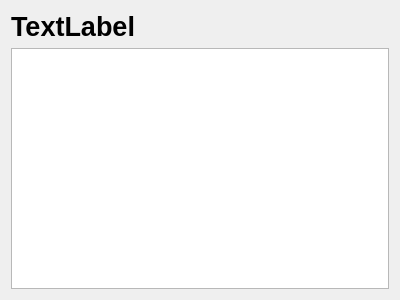
<?xml version="1.0" encoding="UTF-8"?>
<ui version="4.0">
 <class>DisplayIngredientView</class>
 <widget class="QDialog" name="DisplayIngredientView">
  <property name="geometry">
   <rect>
    <x>0</x>
    <y>0</y>
    <width>400</width>
    <height>300</height>
   </rect>
  </property>
  <property name="windowTitle">
   <string>Dialog</string>
  </property>
  <layout class="QVBoxLayout" name="verticalLayout">
   <item>
    <widget class="QLabel" name="nameLabel">
     <property name="font">
      <font>
       <pointsize>20</pointsize>
       <bold>true</bold>
      </font>
     </property>
     <property name="toolTip">
      <string notr="true"/>
     </property>
     <property name="text">
      <string>TextLabel</string>
     </property>
    </widget>
   </item>
   <item>
    <widget class="QTextBrowser" name="descriptionBrowser">
     <property name="toolTip">
      <string notr="true"/>
     </property>
    </widget>
   </item>
  </layout>
 </widget>
 <resources/>
 <connections/>
</ui>
